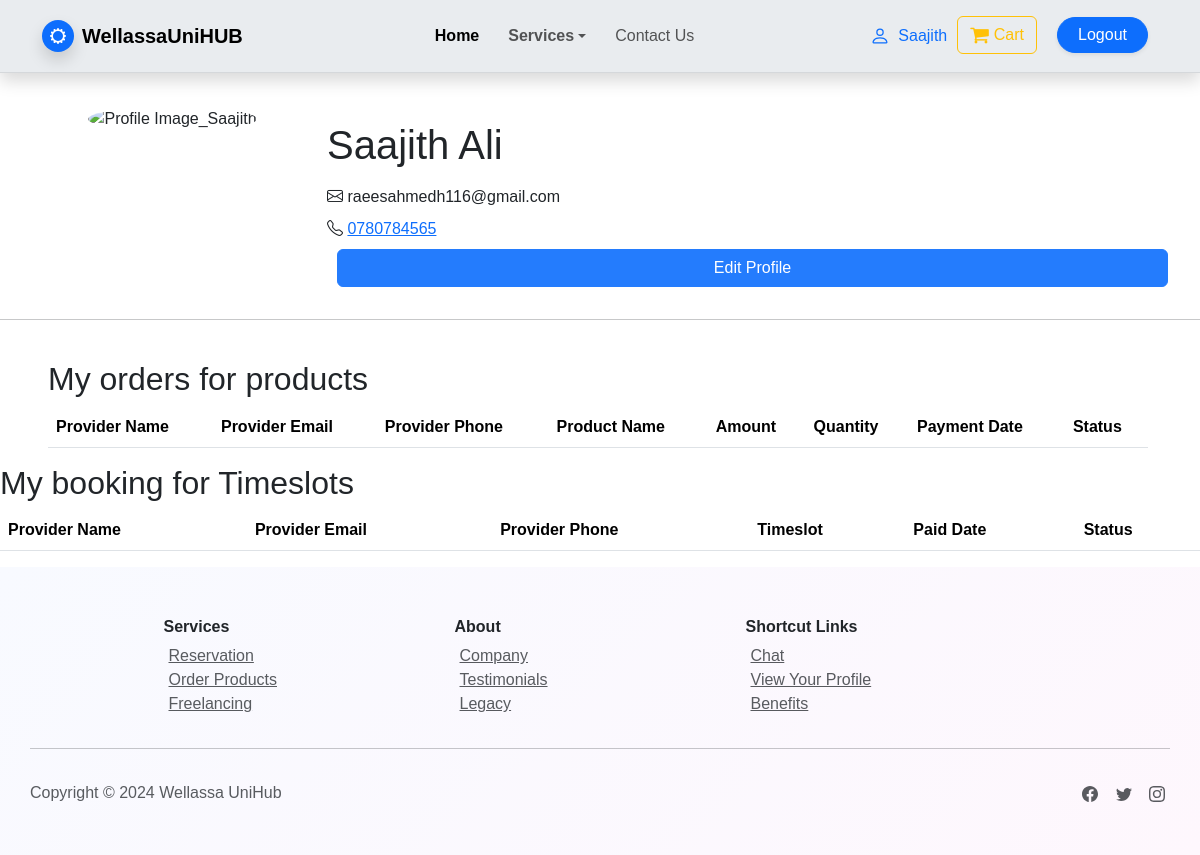
The app's page /user_profile.php (signed in), older data.
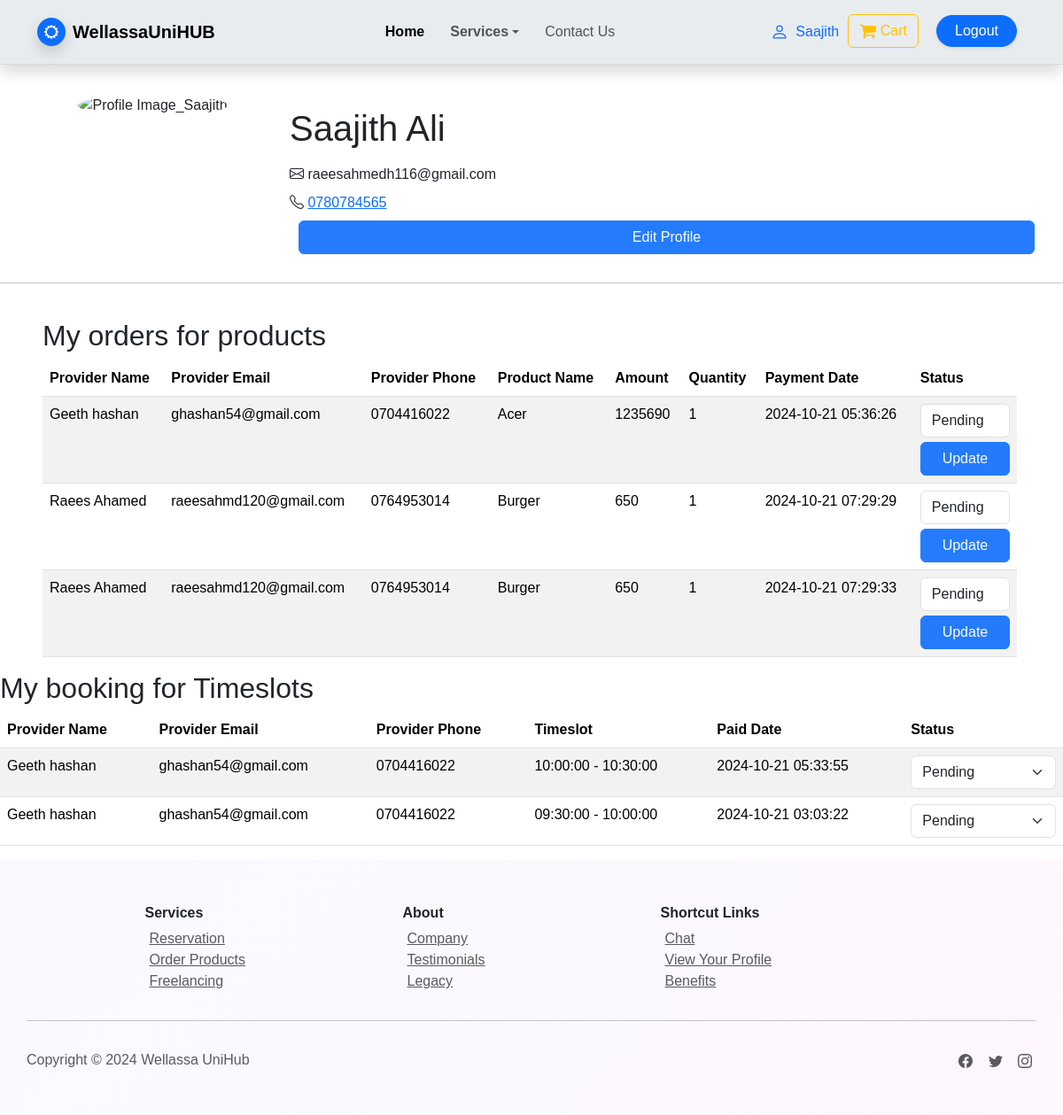
The same page, newer data.
### tables this page shows
CREATE TABLE `payment` (
  `payment_id` int(11) NOT NULL,
  `customer_id` varchar(12) NOT NULL,
  `provider_id` varchar(12) NOT NULL,
  `product_id` varchar(12) NOT NULL,
  `reservation_id` varchar(12) NOT NULL,
  `timeslot_id` varchar(24) NOT NULL,
  `price` float NOT NULL,
  `quantity` int(11) NOT NULL,
  `total` double NOT NULL,
  `date_time` datetime NOT NULL DEFAULT current_timestamp(),
  `status` enum('paid','pending','','') NOT NULL,
  `process_status` enum('pending','shipped','delivered','finished','reserved') NOT NULL DEFAULT 'pending'
);

CREATE TABLE `user` (
  `user_id` varchar(10) NOT NULL,
  `first_name` varchar(50) DEFAULT NULL,
  `last_name` varchar(50) DEFAULT NULL,
  `email` varchar(100) NOT NULL,
  `contact_number` varchar(15) NOT NULL,
  `user_type` enum('customer','admin','sp_products','sp_reservation','sp_freelance') NOT NULL,
  `password` varchar(255) NOT NULL,
  `joined_date` date NOT NULL,
  `profile_photo` varchar(255) DEFAULT NULL,
  `business_name` varchar(100) DEFAULT NULL,
  `nic_number` varchar(16) DEFAULT NULL,
  `whatsapp_number` varchar(15) DEFAULT NULL,
  `service_address` varchar(255) DEFAULT NULL,
  `auth_key` varchar(255) DEFAULT NULL,
  `auth_key_expires` datetime DEFAULT NULL,
  `status` enum('active','disabled') DEFAULT NULL,
  `description` text DEFAULT NULL,
  `amount_per` float DEFAULT NULL
);

CREATE TABLE `product` (
  `product_id` int(50) NOT NULL,
  `name` varchar(255) NOT NULL,
  `price` double NOT NULL,
  `quantity` int(11) NOT NULL,
  `description` text NOT NULL,
  `category` text NOT NULL,
  `provider_id` varchar(50) NOT NULL,
  `image_path` varchar(255) DEFAULT NULL
);

CREATE TABLE `timeslots` (
  `timeslot_id` varchar(10) NOT NULL,
  `sp_id` varchar(6) NOT NULL,
  `date` date NOT NULL,
  `start_time` time NOT NULL,
  `end_time` time NOT NULL,
  `status` varchar(10) NOT NULL DEFAULT 'free'
);

### php/classes/UserClass.php (called while the page is built, shortened)
<?php
class User
{
    private $dbconn;
    private $userId;
    private $firstName;
    private $lastName;
    public static function constructCUSWithUserId($dbconn, $userId)
    {
        $user = new self();
        $user->dbconn = $dbconn;
        $user->userId = $userId;
        $user->loadUserCUS();
        return $user;
    }
    private function loadUserCUS()
    {
        $stmt = $this->dbconn->prepare("SELECT * FROM user WHERE user_id = ?");
        $stmt->bind_param("s", $this->userId);
        $stmt->execute();
        $result = $stmt->get_result();
        $user = $result->fetch_assoc();
        $this->firstName = $user['first_name'];
        $this->lastName = $user['last_name'];
    }
    public function getFirstName()
    {
        return $this->firstName;
    }
    public function getLastName()
    {
        return $this->lastName;
    }
}

### user_profile.php (the view, shortened to what the changed rows need)
<?php
require './php/classes/UserClass.php';
$db = new DBConnection();
$dbconn = $db->getConnection();
$userId = $_SESSION['user_id'];
if ($_SESSION['user_type'] == "customer") {
    $dbconn = $db->getConnection();
    $user = User::constructCUSWithUserId($dbconn, $userId);
}
?>
<!DOCTYPE html>
<html lang="en">
<head>
    <link rel="stylesheet" href="assets/bootstrap/css/bootstrap.min.css" />
    <link href="https://cdnjs.cloudflare.com/ajax/libs/bootstrap-icons/1.5.0/font/bootstrap-icons.min.css" rel="stylesheet">
    <link rel="stylesheet" href="https://cdnjs.cloudflare.com/ajax/libs/font-awesome/4.7.0/css/font-awesome.min.css" />
    <link rel="stylesheet" href="assets/css/styles.min.css" />
    <link rel="stylesheet" href="https://cdn.jsdelivr.net/npm/daterangepicker/daterangepicker.css" />
    <link rel="stylesheet" href="https://cdn.jsdelivr.net/npm/bootstrap@5.3.3/dist/css/bootstrap.min.css">
</head>
<body>
    <div class="container mt-5">
        <div class="row">
            <div class="col-md-9">
                <?php
                if ($_SESSION['user_type'] == "customer") {
                    echo '<h1 class="col-md-6 mb-3">' . $user->getFirstName() . ' ' . $user->getLastName() . '</h1>';
                }
                ?>
            </div>
        </div>
    </div>
    <?php
    echo '<br>';
    if ($_SESSION['user_type'] == "sp_freelance") {
        $dbconnector = new DbConnection();
        $conn = $dbconnector->getConnection();
        $sql = "SELECT CONCAT(user.first_name, ' ', user.last_name) AS customer_name,user.email AS customer_email,user.contact_number AS contact_number,payment.payment_id AS payment_id,payment.provider_id AS provider_id,payment.price AS amount,payment.date_time AS payment_date,payment.process_status AS status FROM payment JOIN user ON payment.customer_id = user.user_id WHERE payment.provider_id = '" . $userId . "' ";
        $result = $conn->query($sql);
        if ($result->num_rows > 0) {
            echo '<div class="table-responsive col-11">';
            echo '<h2>Orders</h2>';
            echo '<table class="table table-striped">';
            echo '<thead>';
            echo '<tr>';
            echo '<th>Customer Name</th>';
            echo '<th>Customer Email</th>';
            echo '<th>Customer Phone</th>';
            echo '<th>Amount</th>';
            echo '<th>Payment Date</th>';
            echo '<th>Status</th>';
            echo '</tr>';
            echo '</thead>';
            echo '<tbody>';
            while ($order = $result->fetch_assoc()) {
                echo '<tr>';
                echo '<td>' . htmlspecialchars($order['customer_name']) . '</td>';
                echo '<td>' . htmlspecialchars($order['customer_email']) . '</td>';
                echo '<td>' . htmlspecialchars($order['contact_number']) . '</td>';
                echo '<td>' . htmlspecialchars($order['amount']) . '</td>';
                echo '<td>' . htmlspecialchars($order['payment_date']) . '</td>';
                echo '<td>';
                echo '<form action="update_order_status.php" method="POST" style="border:none;">';
                echo '<input type="hidden" name="payment_id" value="' . htmlspecialchars($order['payment_id']) . '">';
                echo '<div style="display: flex-column; gap: 10px; align-items: center;">';
                echo '<select name="status" class="form-control" style="width: 100%;">';
                echo '<option value="pending"' . ($order['status'] == 'pending' ? ' selected' : '') . '>Pending</option>';
                echo '<option value="shipped"' . ($order['status'] == 'shipped' ? ' selected' : '') . '>Shipped</option>';
                echo '</select>';
                echo '<button type="submit" class="btn btn-primary" style="margin: 5px 0px 0px 0px;">Update</button>';
                echo '</div>';
                echo '</form>';
                echo '</td>';
                echo '</tr>';
            }
            echo '</tbody>';
            echo '</table>';
            echo '</div>';
        }
    } else if ($_SESSION['user_type'] == "customer") {
        $dbconnector = new DbConnection();
        $conn = $dbconnector->getConnection();
        $sql = "SELECT CONCAT(user.first_name, ' ', user.last_name) AS provider_name,user.email AS provider_email,user.contact_number AS provider_phone,product.name AS product_name,payment.payment_id AS payment_id,payment.price AS amount,payment.quantity AS quantity,payment.date_time AS payment_date,payment.process_status AS status FROM payment JOIN user ON payment.provider_id = user.user_id JOIN product  ON payment.product_id = product.product_id WHERE payment.customer_id = '" . $userId . "' ";
        $result = $conn->query($sql);
        echo '<div class="table-responsive col-11" style="margin-left: 4%;">';
        echo '<h2>My orders for products</h2>';
        echo '<table class="table table-striped">';
        echo '<thead>';
        echo '<tr>';
        echo '<th>Provider Name</th>';
        echo '<th>Provider Email</th>';
        echo '<th>Provider Phone</th>';
        echo '<th>Product Name</th>';
        echo '<th>Amount</th>';
        echo '<th>Quantity</th>';
        echo '<th>Payment Date</th>';
        echo '<th>Status</th>';
        echo '</tr>';
        echo '</thead>';
        echo '<tbody>';
        while ($order = $result->fetch_assoc()) {
            echo '<tr>';
            echo '<td>' . htmlspecialchars($order['provider_name']) . '</td>';
            echo '<td>' . htmlspecialchars($order['provider_email']) . '</td>';
            echo '<td>' . htmlspecialchars($order['provider_phone']) . '</td>';
            echo '<td>' . htmlspecialchars($order['product_name']) . '</td>';
            echo '<td>' . htmlspecialchars($order['amount']) . '</td>';
            echo '<td>' . htmlspecialchars($order['quantity']) . '</td>';
            echo '<td>' . htmlspecialchars($order['payment_date']) . '</td>';
            echo '<td>';
            echo '<form action="update_order_status.php" method="POST" style="border:none;">';
            echo '<div style="display: flex-column; gap: 10px; align-items: center;">';
            echo '<select name="status" class="form-control" style="width: 100%;">';
            echo '<option value="pending"' . ($order['status'] == 'pending' ? ' selected' : '') . 'hidden >Pending</option>';
            echo '</select>';
            echo '<button type="submit" class="btn btn-primary" style="margin: 5px 0px 0px 0px;">Update</button>';
            echo '</div>';
            echo '</form>';
            echo '</td>';
            echo '</tr>';
        }
        echo '</tbody>';
        echo '</table>';
        echo '</div>';
        $query = "SELECT p.payment_id, u.first_name, u.last_name, u.email, u.contact_number, t.start_time, t.end_time, p.date_time, p.process_status FROM payment p JOIN user u ON p.provider_id = u.user_id JOIN timeslots t ON p.timeslot_id = t.timeslot_id WHERE p.customer_id = ? ORDER BY p.date_time DESC";
        $stmt = $dbconn->prepare($query);
        $stmt->bind_param("s", $userId);
        $stmt->execute();
        $result2 = $stmt->get_result();
        echo '<h2>My booking for Timeslots</h2>';
        echo '<div class="table-responsive">';
        echo '<table class="table table-striped">';
        echo '<thead>';
        echo '<tr>';
        echo '<th>Provider Name</th>';
        echo '<th>Provider Email</th>';
        echo '<th>Provider Phone</th>';
        echo '<th>Timeslot</th>';
        echo '<th>Paid Date</th>';
        echo '<th>Status</th>';
        echo '</tr>';
        echo '</thead>';
        echo '<tbody>';
        while ($row = $result2->fetch_assoc()) {
            echo '<tr>';
            echo '<td>' . htmlspecialchars($row['first_name'] . ' ' . $row['last_name']) . '</td>';
            echo '<td>' . htmlspecialchars($row['email']) . '</td>';
            echo '<td>' . htmlspecialchars($row['contact_number']) . '</td>';
            echo '<td>' . htmlspecialchars($row['start_time'] . ' - ' . $row['end_time']) . '</td>';
            echo '<td>' . htmlspecialchars($row['date_time']) . '</td>';
            echo '<td>';
            echo '<select class="form-select status-select" data-payment-id="' . $row['payment_id'] . '">';
            echo '<option value="pending"' . ($row['process_status'] == 'pending' ? ' selected' : '') . 'hidden >Pending</option>';
            echo '</select>';
            echo '</td>';
            echo '</tr>';
        }
        echo '</tbody>';
        echo '</table>';
        echo '</div>';
    }
    ?>
</body>
</html>

Row changes from the older to the newer data that the page shows:
added payment: provider_name "Geeth hashan", user.email "ghashan54@gmail.com", user.contact_number "0704416022", product.name "Acer", price "1235690", quantity "1", date_time "2024-10-21 05:36:26", status "Pending", shown under "My orders for products"
added payment: provider_name "Raees Ahamed", user.email "raeesahmd120@gmail.com", user.contact_number "0764953014", product.name "Burger", price "650", quantity "1", date_time "2024-10-21 07:29:29", status "Pending", shown under "My orders for products"
added payment: provider_name "Raees Ahamed", user.email "raeesahmd120@gmail.com", user.contact_number "0764953014", product.name "Burger", price "650", quantity "1", date_time "2024-10-21 07:29:33", status "Pending", shown under "My orders for products"
added payment: user.first_name+last_name "Geeth hashan", user.email "ghashan54@gmail.com", user.contact_number "0704416022", timeslot.end_time "10:00:00 - 10:30:00", date_time "2024-10-21 05:33:55", process_status+payment_id "Pending", shown under "My booking for Timeslots"
added payment: user.first_name+last_name "Geeth hashan", user.email "ghashan54@gmail.com", user.contact_number "0704416022", timeslot.end_time "09:30:00 - 10:00:00", date_time "2024-10-21 03:03:22", payment_id "Pending", shown under "My booking for Timeslots"
